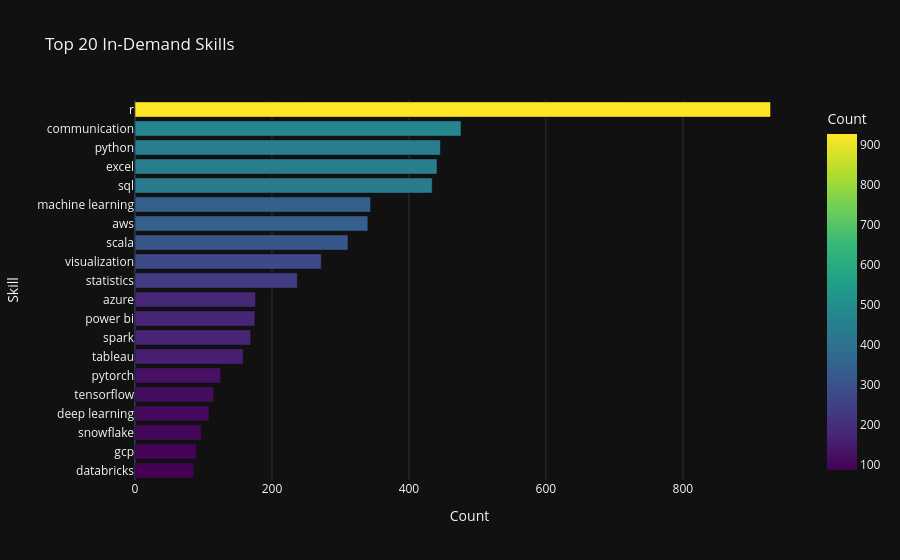

Notebook source saved alongside this figure:
### Code cell
# Top 20 In-Demand Skills
SKILLS = ["python","sql","tableau","power bi","excel","machine learning","deep learning",
          "spark","aws","azure","gcp","docker","kubernetes","tensorflow","pytorch",
          "scikit-learn","pandas","numpy","r","scala","kafka","airflow","dbt",
          "looker","snowflake","databricks","nlp","statistics","visualization","communication"]

skills_df = pd.DataFrame(
    Counter(s for d in df["Job Description"].str.lower() for s in SKILLS if s in d).most_common(20),
    columns=["Skill", "Count"]
)

fig = px.bar(skills_df, x="Count", y="Skill", orientation="h", color="Count",
             color_continuous_scale="viridis", title="Top 20 In-Demand Skills",
             template="plotly_dark").update_layout(yaxis={"categoryorder":"total ascending"})
fig.write_image("charts/08_top_skills.png")
fig.show()

### Figure 1 — Plotly figure (JSON) as saved in the notebook; plotly's stock layout.template omitted (floating-point values rounded to 4 significant figures)
{"data": [{"hovertemplate": "Count=%{marker.color}<br>Skill=%{y}<extra></extra>", "legendgroup": "", "marker": {"color": [928, 476, 446, 441, 434, 344, 340, 311, 272, 237, 176, 175, 169, 158, 125, 115, 108, 97, 90, 86], "coloraxis": "coloraxis", "pattern": {"shape": ""}}, "name": "", "orientation": "h", "showlegend": false, "textposition": "auto", "type": "bar", "x": [928, 476, 446, 441, 434, 344, 340, 311, 272, 237, 176, 175, 169, 158, 125, 115, 108, 97, 90, 86], "xaxis": "x", "y": ["r", "communication", "python", "excel", "sql", "machine learning", "aws", "scala", "visualization", "statistics", "azure", "power bi", "spark", "tableau", "pytorch", "tensorflow", "deep learning", "snowflake", "gcp", "databricks"], "yaxis": "y"}], "layout": {"barmode": "relative", "coloraxis": {"colorbar": {"title": {"text": "Count"}}, "colorscale": [[0, "#440154"], [0.1111, "#482878"], [0.2222, "#3e4989"], [0.3333, "#31688e"], [0.4444, "#26828e"], [0.5556, "#1f9e89"], [0.6667, "#35b779"], [0.7778, "#6ece58"], [0.8889, "#b5de2b"], [1, "#fde725"]]}, "legend": {"tracegroupgap": 0}, "title": {"text": "Top 20 In-Demand Skills"}, "xaxis": {"anchor": "y", "domain": [0, 1], "title": {"text": "Count"}}, "yaxis": {"anchor": "x", "categoryorder": "total ascending", "domain": [0, 1], "title": {"text": "Skill"}}}}
